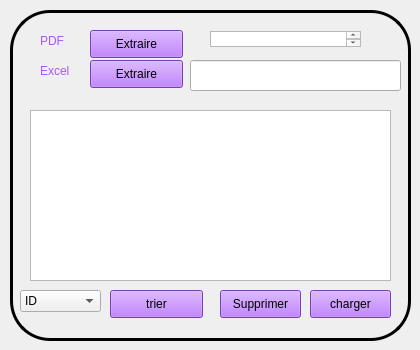
       <widget class="QWidget" name="tab_5">
        <attribute name="title">
         <string>Tab 2</string>
        </attribute>
        <widget class="QFrame" name="frame_2">
         <property name="geometry">
          <rect>
           <x>10</x>
           <y>10</y>
           <width>401</width>
           <height>331</height>
          </rect>
         </property>
         <property name="styleSheet">
          <string notr="true">#frame_2{
border : 3px solid black;
border-radius : 40px;}</string>
         </property>
         <property name="frameShape">
          <enum>QFrame::StyledPanel</enum>
         </property>
         <property name="frameShadow">
          <enum>QFrame::Raised</enum>
         </property>
         <widget class="QPushButton" name="pushButton_5">
          <property name="geometry">
           <rect>
            <x>80</x>
            <y>20</y>
            <width>93</width>
            <height>28</height>
           </rect>
          </property>
          <property name="styleSheet">
           <string notr="true">background-color: rgb(170, 85, 255);</string>
          </property>
          <property name="text">
           <string>Extraire</string>
          </property>
         </widget>
         <widget class="QLabel" name="label_22">
          <property name="geometry">
           <rect>
            <x>30</x>
            <y>10</y>
            <width>41</width>
            <height>41</height>
           </rect>
          </property>
          <property name="styleSheet">
           <string notr="true">color: rgb(170, 85, 255);
font: 11pt &quot;MS Shell Dlg 2&quot;;</string>
          </property>
          <property name="text">
           <string>PDF</string>
          </property>
         </widget>
         <widget class="QLineEdit" name="lineEdit_5">
          <property name="geometry">
           <rect>
            <x>180</x>
            <y>50</y>
            <width>211</width>
            <height>31</height>
           </rect>
          </property>
         </widget>
         <widget class="QTableView" name="tableView">
          <property name="geometry">
           <rect>
            <x>20</x>
            <y>100</y>
            <width>361</width>
            <height>171</height>
           </rect>
          </property>
         </widget>
         <widget class="QPushButton" name="supp">
          <property name="geometry">
           <rect>
            <x>210</x>
            <y>280</y>
            <width>81</width>
            <height>28</height>
           </rect>
          </property>
          <property name="styleSheet">
           <string notr="true">background-color: rgb(170, 85, 255);</string>
          </property>
          <property name="text">
           <string>Supprimer</string>
          </property>
         </widget>
         <widget class="QPushButton" name="trie">
          <property name="geometry">
           <rect>
            <x>100</x>
            <y>280</y>
            <width>93</width>
            <height>28</height>
           </rect>
          </property>
          <property name="styleSheet">
           <string notr="true">background-color: rgb(170, 85, 255);</string>
          </property>
          <property name="text">
           <string>trier</string>
          </property>
         </widget>
         <widget class="QComboBox" name="comboBox">
          <property name="geometry">
           <rect>
            <x>10</x>
            <y>280</y>
            <width>81</width>
            <height>22</height>
           </rect>
          </property>
          <item>
           <property name="text">
            <string>ID</string>
           </property>
          </item>
          <item>
           <property name="text">
            <string>DATE</string>
           </property>
          </item>
          <item>
           <property name="text">
            <string>TYPE</string>
           </property>
          </item>
         </widget>
         <widget class="QTextBrowser" name="textBrowser">
          <property name="geometry">
           <rect>
            <x>200</x>
            <y>21</y>
            <width>151</width>
            <height>16</height>
           </rect>
          </property>
         </widget>
         <widget class="QPushButton" name="pushButton_6">
          <property name="geometry">
           <rect>
            <x>80</x>
            <y>50</y>
            <width>93</width>
            <height>28</height>
           </rect>
          </property>
          <property name="styleSheet">
           <string notr="true">background-color: rgb(170, 85, 255);</string>
          </property>
          <property name="text">
           <string>Extraire</string>
          </property>
         </widget>
         <widget class="QLabel" name="label_23">
          <property name="geometry">
           <rect>
            <x>360</x>
            <y>49</y>
            <width>31</width>
            <height>31</height>
           </rect>
          </property>
          <property name="text">
           <string/>
          </property>
          <property name="pixmap">
           <pixmap>:/new/prefix1/4599811.png</pixmap>
          </property>
          <property name="scaledContents">
           <bool>true</bool>
          </property>
         </widget>
         <widget class="QLabel" name="label_24">
          <property name="geometry">
           <rect>
            <x>30</x>
            <y>40</y>
            <width>41</width>
            <height>41</height>
           </rect>
          </property>
          <property name="styleSheet">
           <string notr="true">color: rgb(170, 85, 255);
font: 11pt &quot;MS Shell Dlg 2&quot;;</string>
          </property>
          <property name="text">
           <string>Excel</string>
          </property>
         </widget>
         <widget class="QPushButton" name="pushButton">
          <property name="geometry">
           <rect>
            <x>300</x>
            <y>280</y>
            <width>81</width>
            <height>28</height>
           </rect>
          </property>
          <property name="styleSheet">
           <string notr="true">background-color: rgb(170, 85, 255);</string>
          </property>
          <property name="text">
           <string>charger</string>
          </property>
         </widget>
        </widget>
       </widget>
